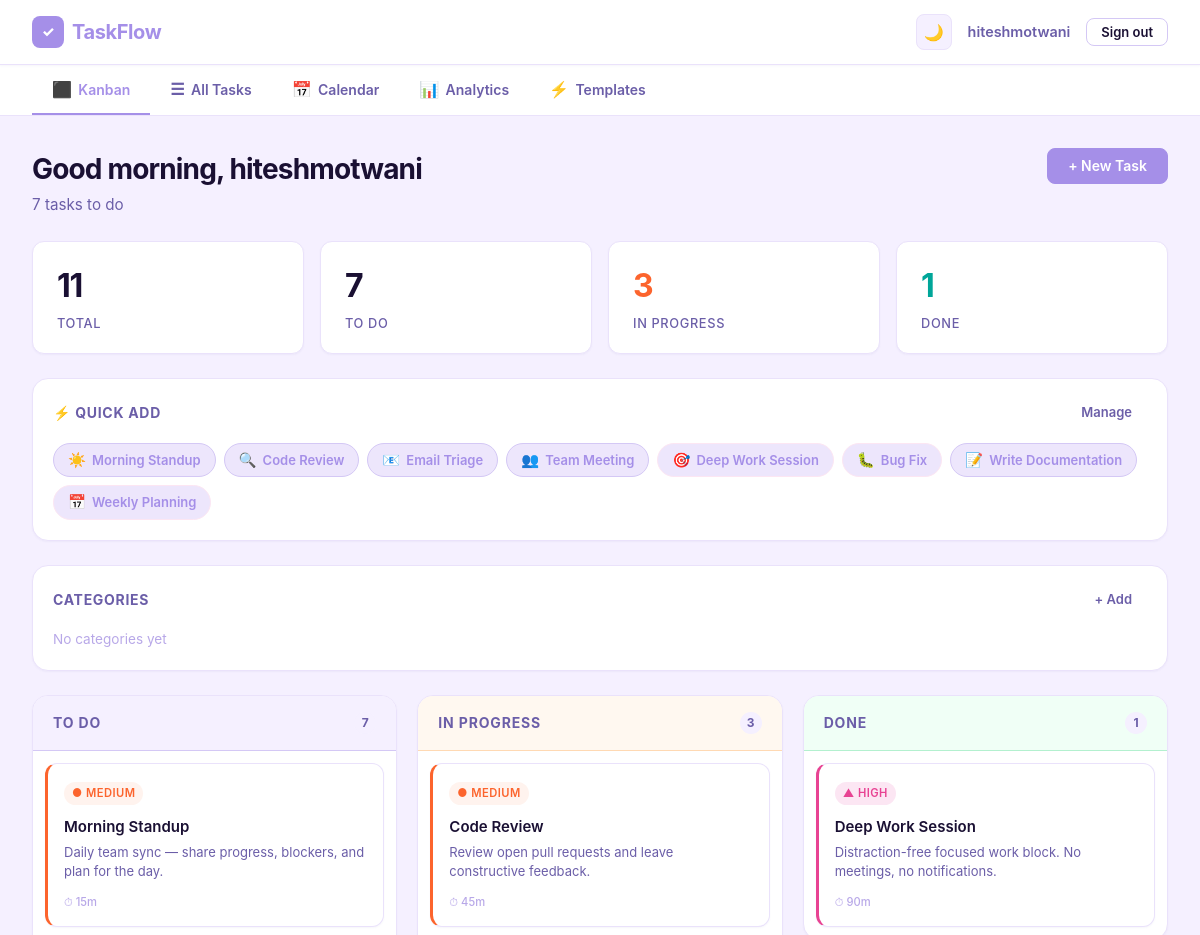
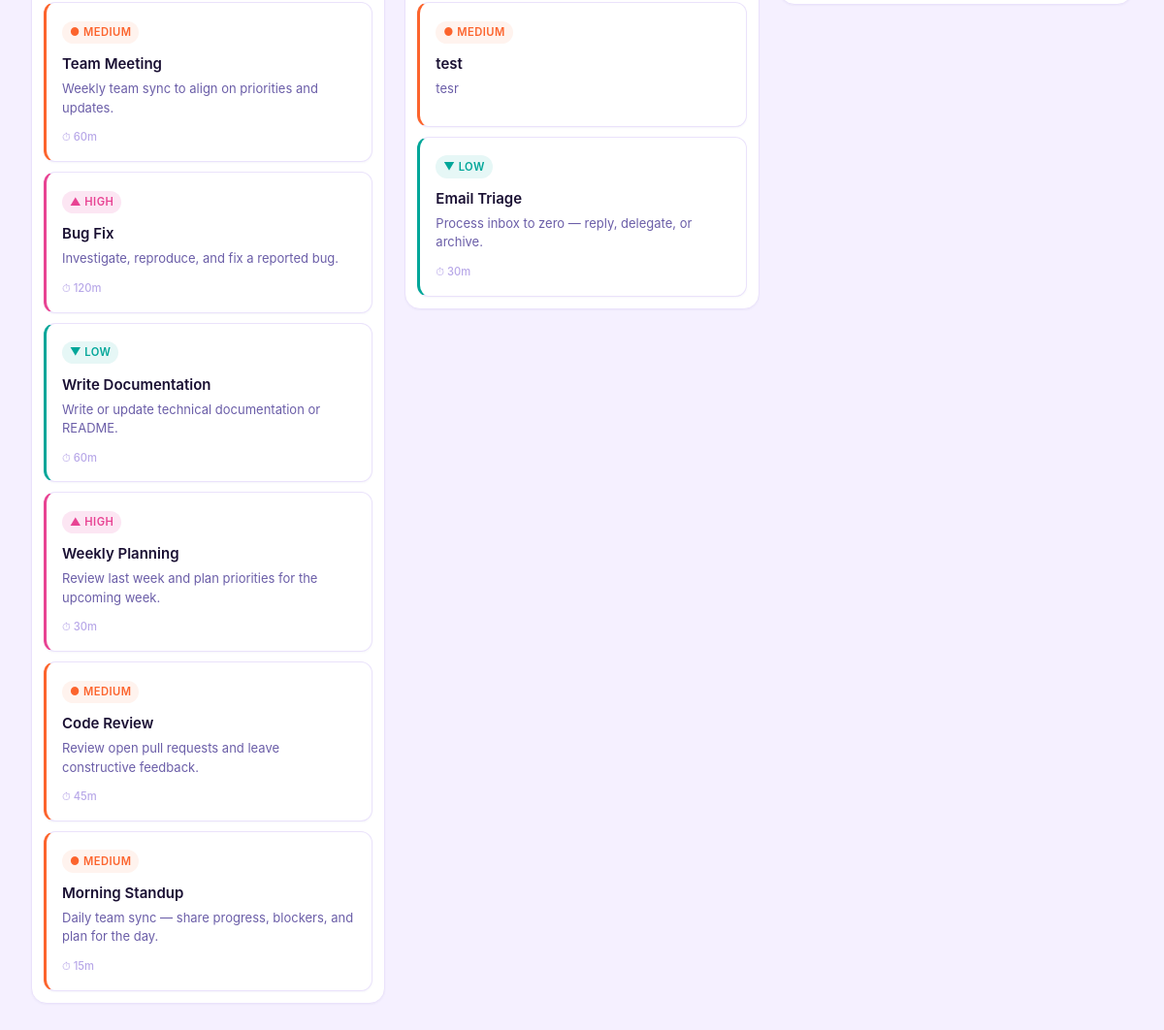
Screenshot of / (signed in) with the database file from the repository (2 pictures, top to bottom).
### app/models.py (models this page shows, shortened)
class User(UserMixin, db.Model):
    id = db.Column(db.Integer, primary_key=True)
    username = db.Column(db.String(80), unique=True, nullable=False)
    email = db.Column(db.String(120), unique=True, nullable=False)
    password_hash = db.Column(db.String(256), nullable=False)
    tasks = db.relationship('Task', backref='owner', lazy=True, cascade='all, delete-orphan')
    categories = db.relationship('Category', backref='owner', lazy=True, cascade='all, delete-orphan')
    templates = db.relationship('TaskTemplate', backref='owner', lazy=True, cascade='all, delete-orphan')

class TaskTemplate(db.Model):
    id = db.Column(db.Integer, primary_key=True)
    user_id = db.Column(db.Integer, db.ForeignKey('user.id'), nullable=False)
    title = db.Column(db.String(200), nullable=False)
    description = db.Column(db.String(2000), nullable=True)
    priority = db.Column(db.String(10), nullable=False, default='medium')
    estimated_minutes = db.Column(db.Integer, nullable=True)
    emoji = db.Column(db.String(10), default='📋')
    is_default = db.Column(db.Boolean, default=False)

class Task(db.Model):
    id = db.Column(db.Integer, primary_key=True)
    user_id = db.Column(db.Integer, db.ForeignKey('user.id'), nullable=False)
    category_id = db.Column(db.Integer, db.ForeignKey('category.id'), nullable=True)
    title = db.Column(db.String(200), nullable=False)
    description = db.Column(db.String(2000), nullable=True)
    due_date = db.Column(db.Date, nullable=True)
    priority = db.Column(db.String(10), nullable=False, default='medium')
    status = db.Column(db.String(20), nullable=False, default='todo')
    position = db.Column(db.Integer, nullable=False, default=0)
    estimated_minutes = db.Column(db.Integer, nullable=True)
    created_at = db.Column(db.DateTime, default=lambda: datetime.now(timezone.utc))
    completed_at = db.Column(db.DateTime, nullable=True)
    time_entries = db.relationship('TimeEntry', backref='task', lazy=True, cascade='all, delete-orphan')
    @property
    def total_time_seconds(self) -> int:
        return sum(e.duration_seconds for e in self.time_entries if e.duration_seconds)

### app/tasks/routes.py (the view)
@tasks_bp.route('/')
@login_required
def dashboard():
    tasks_todo = Task.query.filter_by(user_id=current_user.id, status='todo').order_by(Task.position).all()
    tasks_in_progress = Task.query.filter_by(user_id=current_user.id, status='in_progress').order_by(Task.position).all()
    tasks_done = Task.query.filter_by(user_id=current_user.id, status='done').order_by(Task.position).all()
    categories = Category.query.filter_by(user_id=current_user.id).all()
    templates = TaskTemplate.query.filter_by(user_id=current_user.id).order_by(TaskTemplate.is_default.desc(), TaskTemplate.id).all()
    task_form = TaskForm()
    task_form.category_id.choices = _category_choices(current_user.id)
    hour = datetime.now().hour
    greeting = 'morning' if hour < 12 else 'afternoon' if hour < 17 else 'evening'
    return render_template(
        'tasks/dashboard.html',
        tasks_todo=tasks_todo,
        tasks_in_progress=tasks_in_progress,
        tasks_done=tasks_done,
        categories=categories,
        templates=templates,
        task_form=task_form,
        today=date.today(),
        greeting=greeting,
    )

### app/models.py (called while the page is built)
@login_manager.user_loader
def load_user(user_id: str) -> User:
    return db.session.get(User, int(user_id))

### app/tasks/routes.py (called while the page is built)
def _category_choices(user_id: int) -> list:
    cats = Category.query.filter_by(user_id=user_id).all()
    return [(0, 'No Category')] + [(c.id, c.name) for c in cats]

### app/templates/tasks/dashboard.html (shortened to what this page needs)
{% extends 'base.html' %}
{% block content %}
{% set total = tasks_todo|length + tasks_in_progress|length + tasks_done|length %}
{% set overdue = namespace(count=0) %}
{% for t in tasks_todo + tasks_in_progress %}
    {% if t.due_date and t.due_date < today %}{% set overdue.count = overdue.count + 1 %}{% endif %}
{% endfor %}
<div class="dashboard">
    <div class="dashboard__header">
        <div class="dashboard__welcome">
            <h1>Good {{ greeting }}, {{ current_user.username }}</h1>
            <p>
                {% if tasks_todo|length > 0 %}
                    {{ tasks_todo|length }} task{{ 's' if tasks_todo|length != 1 }} to do
                {% else %}
                    All caught up! Add a task to get started.
                {% endif %}
            </p>
        </div>
        <button class="btn btn--primary" data-open-modal>+ New Task</button>
    </div>
    <div class="stats">
        <div class="stat-card">
            <span class="stat-card__number">{{ total }}</span>
            <span class="stat-card__label">Total</span>
        </div>
        <div class="stat-card">
            <span class="stat-card__number">{{ tasks_todo|length }}</span>
            <span class="stat-card__label">To Do</span>
        </div>
        <div class="stat-card stat-card--warning">
            <span class="stat-card__number">{{ tasks_in_progress|length }}</span>
            <span class="stat-card__label">In Progress</span>
        </div>
        <div class="stat-card stat-card--success">
            <span class="stat-card__number">{{ tasks_done|length }}</span>
            <span class="stat-card__label">Done</span>
        </div>
    </div>
    {% if templates %}
    <div class="quick-templates">
        <div class="quick-templates__header">
            <span class="quick-templates__title">⚡ Quick Add</span>
            <a href="{{ url_for('tasks.task_templates') }}" class="btn btn--ghost btn--sm">Manage</a>
        </div>
        <div class="quick-templates__grid">
            {% for tmpl in templates %}
            <form method="POST" action="{{ url_for('tasks.use_template', tmpl_id=tmpl.id) }}" style="display:inline;">
                <button type="submit" class="template-chip template-chip--priority-{{ tmpl.priority }}" title="{{ tmpl.description or tmpl.title }}{% if tmpl.estimated_minutes %} · {{ tmpl.estimated_minutes }}min{% endif %}">
                    <span class="template-chip__emoji">{{ tmpl.emoji }}</span>
                    {{ tmpl.title }}
                </button>
            </form>
            {% endfor %}
        </div>
    </div>
    {% endif %}
    <div class="category-panel">
        <div class="category-panel__header">
            <span class="category-panel__title">Categories</span>
            <button class="btn btn--ghost btn--sm" onclick="document.getElementById('add-cat-modal').showModal()">+ Add</button>
        </div>
        <div class="category-list">
            {% for cat in categories %}
            <span class="category-tag" style="background-color:{{ cat.color }}22; color:{{ cat.color }}; border-color:{{ cat.color }}44; font-size:0.8rem; padding:0.3rem 0.75rem; border-radius:100px; border:1px solid;">
                {{ cat.name }}
            </span>
            {% else %}
            <span style="color:var(--text-muted); font-size:0.85rem;">No categories yet</span>
            {% endfor %}
        </div>
    </div>
    <div class="board">
        <div class="column column--todo" data-status="todo">
            <div class="column__header">
                <span class="column__title">To Do</span>
                <span class="badge">{{ tasks_todo|length }}</span>
            </div>
            <div class="column__body" id="col-todo">
                {% for task in tasks_todo %}
                    {% include 'tasks/partials/task_card.html' %}
                {% else %}
                    <div class="column__empty">Drop tasks here</div>
                {% endfor %}
            </div>
        </div>
        <div class="column column--inprog" data-status="in_progress">
            <div class="column__header">
                <span class="column__title">In Progress</span>
                <span class="badge">{{ tasks_in_progress|length }}</span>
            </div>
            <div class="column__body" id="col-inprog">
                {% for task in tasks_in_progress %}
                    {% include 'tasks/partials/task_card.html' %}
                {% else %}
                    <div class="column__empty">Drop tasks here</div>
                {% endfor %}
            </div>
        </div>
        <div class="column column--done" data-status="done">
            <div class="column__header">
                <span class="column__title">Done</span>
                <span class="badge">{{ tasks_done|length }}</span>
            </div>
            <div class="column__body" id="col-done">
                {% for task in tasks_done %}
                    {% include 'tasks/partials/task_card.html' %}
                {% else %}
                    <div class="column__empty">Drop tasks here</div>
                {% endfor %}
            </div>
        </div>
    </div>
</div>
{% endblock %}

### app/templates/base.html (shortened to what this page needs)
<!DOCTYPE html>
<html lang="en" data-theme="light">
<head>
    <link rel="stylesheet" href="{{ url_for('static', filename='css/theme.css') }}">
    <link rel="stylesheet" href="{{ url_for('static', filename='css/main.css') }}">
</head>
<body>
    <nav class="nav">
        <div class="nav__container">
            <a href="{{ url_for('tasks.dashboard') if current_user.is_authenticated else url_for('auth.login') }}" class="nav__logo">
                <span class="nav__logo-icon">✓</span>
                TaskFlow
            </a>
            {% if current_user.is_authenticated %}
            <div class="nav__actions">
                <button class="theme-toggle" id="theme-toggle" aria-label="Toggle theme">
                    <span id="theme-icon">🌙</span>
                </button>
                <span class="nav__user">{{ current_user.username }}</span>
                <a href="{{ url_for('auth.logout') }}" class="btn btn--outline btn--sm">Sign out</a>
            </div>
            {% else %}
            <div class="nav__actions">
                <button class="theme-toggle" id="theme-toggle" aria-label="Toggle theme">
                    <span id="theme-icon">🌙</span>
                </button>
            </div>
            {% endif %}
        </div>
    </nav>
    {% if current_user.is_authenticated %}
    <div class="nav-tabs">
        <div class="nav-tabs__inner">
            <a href="{{ url_for('tasks.dashboard') }}"
               class="nav-tab {% if request.endpoint == 'tasks.dashboard' %}nav-tab--active{% endif %}">
                <span class="nav-tab__icon">⬛</span> Kanban
            </a>
            <a href="{{ url_for('tasks.task_list') }}"
               class="nav-tab {% if request.endpoint == 'tasks.task_list' %}nav-tab--active{% endif %}">
                <span class="nav-tab__icon">☰</span> All Tasks
            </a>
            <a href="{{ url_for('tasks.calendar_view') }}"
               class="nav-tab {% if request.endpoint == 'tasks.calendar_view' %}nav-tab--active{% endif %}">
                <span class="nav-tab__icon">📅</span> Calendar
            </a>
            <a href="{{ url_for('tasks.analytics') }}"
               class="nav-tab {% if request.endpoint == 'tasks.analytics' %}nav-tab--active{% endif %}">
                <span class="nav-tab__icon">📊</span> Analytics
            </a>
            <a href="{{ url_for('tasks.task_templates') }}"
               class="nav-tab {% if request.endpoint in ('tasks.task_templates', 'tasks.create_template') %}nav-tab--active{% endif %}">
                <span class="nav-tab__icon">⚡</span> Templates
            </a>
        </div>
    </div>
    {% endif %}
    <main>{% block content %}{% endblock %}</main>
</body>
</html>

### app/templates/tasks/partials/task_card.html (shortened to what this page needs)
<article class="task-card task-card--{{ task.priority }}" data-task-id="{{ task.id }}" draggable="true">
    <div class="task-card__meta">
        <span class="priority-badge priority-badge--{{ task.priority }}">
            {% if task.priority == 'high' %}▲{% elif task.priority == 'medium' %}●{% else %}▼{% endif %}
            {{ task.priority }}
        </span>
    </div>
    <h3 class="task-card__title">{{ task.title }}</h3>
    {% if task.description %}
    <p class="task-card__desc">{{ task.description }}</p>
    {% endif %}
    <div class="task-card__footer">
        <div style="display:flex; gap:0.375rem; flex-wrap:wrap; align-items:center;">
            {% if task.estimated_minutes %}
            <span class="task-card__time">⏱ {{ task.estimated_minutes }}m</span>
            {% endif %}
        </div>
    </div>
</article>

### app/static/css/theme.css (style rules this page uses)
:root { --bg: #ffffff; --bg-secondary: #F5F0FF; --bg-card: #ffffff; --bg-hover: #EDE6FC; --border: #D4C8F5; --border-light: #EAE2FB; --text-primary: #1A1033; --text-secondary: #6B5EA8; --text-muted: #B8A8E8; --accent: #A58FE8; --accent-hover: #8B6FD4; --accent-soft: #EDE6FC; --low: #00A699; --low-soft: #e6f7f6; --medium: #FC642D; --medium-soft: #fff3ee; --high: #E84393; --high-soft: #fce6f3; --col-todo: #F5F0FF; --col-todo-border: #D4C8F5; --col-inprog: #FFF8F0; --col-inprog-border: #FFD9B3; --col-done: #F0FFF6; --col-done-border: #B3F0CF; --shadow-xs: 0 1px 2px rgba(107,94,168,0.06); --shadow-sm: 0 1px 4px rgba(107,94,168,0.10), 0 2px 8px rgba(107,94,168,0.06); --shadow-md: 0 4px 16px rgba(107,94,168,0.14), 0 2px 6px rgba(107,94,168,0.08); --shadow-lg: 0 8px 32px rgba(107,94,168,0.18), 0 4px 12px rgba(107,94,168,0.12); --radius-sm: 8px; --radius-md: 12px; --radius-lg: 16px; --radius-xl: 24px; --transition: 0.18s ease; }

### rows the page displays
User: username "hiteshmotwani"
TaskTemplate: emoji "☀️", title "Morning Standup"
TaskTemplate: emoji "🔍", title "Code Review"
TaskTemplate: emoji "📧", title "Email Triage"
TaskTemplate: emoji "👥", title "Team Meeting"
TaskTemplate: emoji "🎯", title "Deep Work Session"
TaskTemplate: emoji "🐛", title "Bug Fix"
TaskTemplate: emoji "📝", title "Write Documentation"
TaskTemplate: emoji "📅", title "Weekly Planning"
Task: priority "MEDIUM", title "Morning Standup", description "Daily team sync — share progress, blockers, and plan for the day.", estimated_minutes "15"
Task: priority "MEDIUM", title "Team Meeting", description "Weekly team sync to align on priorities and updates.", estimated_minutes "60"
Task: priority "HIGH", title "Bug Fix", description "Investigate, reproduce, and fix a reported bug.", estimated_minutes "120"
Task: priority "LOW", title "Write Documentation", description "Write or update technical documentation or README.", estimated_minutes "60"
Task: priority "HIGH", title "Weekly Planning", description "Review last week and plan priorities for the upcoming week.", estimated_minutes "30"
Task: priority "MEDIUM", title "Code Review", description "Review open pull requests and leave constructive feedback.", estimated_minutes "45"
Task: priority "MEDIUM", title "Morning Standup", description "Daily team sync — share progress, blockers, and plan for the day.", estimated_minutes "15"
Task: priority "MEDIUM", title "Code Review", description "Review open pull requests and leave constructive feedback.", estimated_minutes "45"
Task: priority "MEDIUM", title "test", description "tesr"
Task: priority "LOW", title "Email Triage", description "Process inbox to zero — reply, delegate, or archive.", estimated_minutes "30"
Task: priority "HIGH", title "Deep Work Session", description "Distraction-free focused work block. No meetings, no notifications.", estimated_minutes "90"

### other values shown
{{ tasks_todo|length }} "7"
{{ 's' if tasks_todo|length != 1 }} "s"
{{ total }} "11"
{{ tasks_in_progress|length }} "3"
{{ tasks_done|length }} "1"
